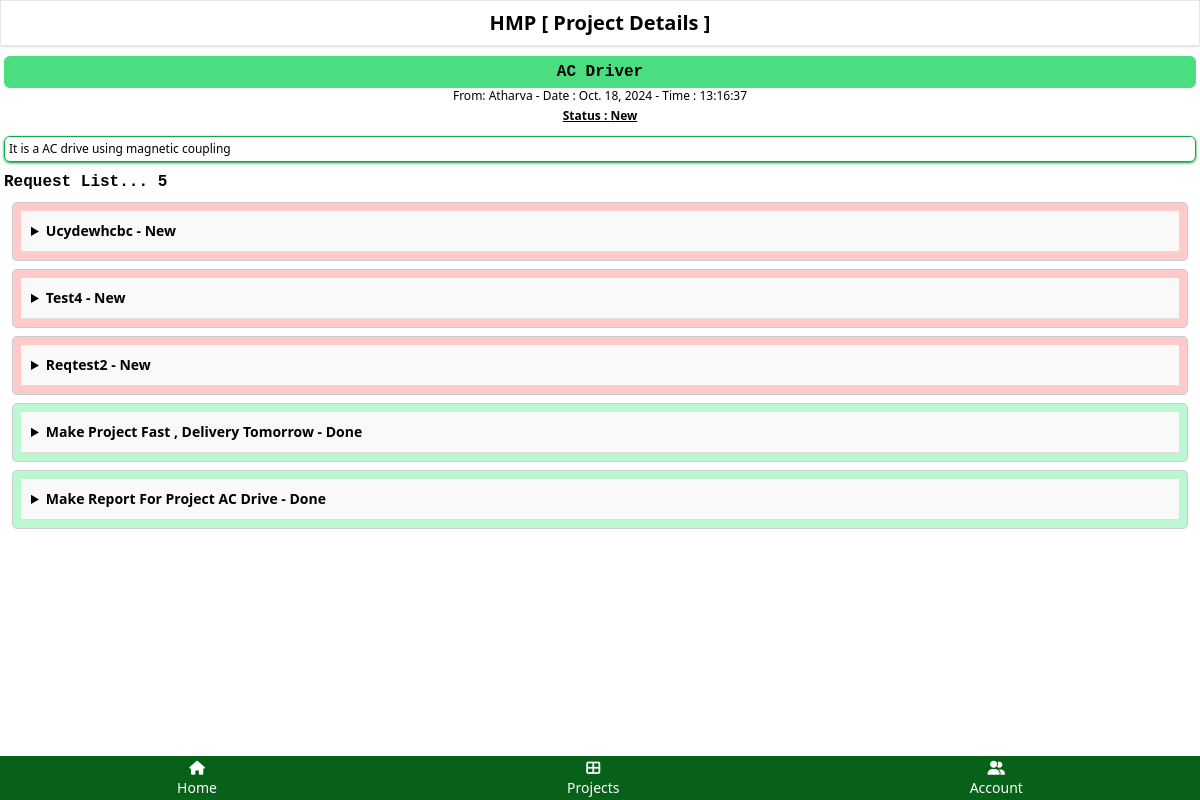
The page /projectdetails/1/ (signed in) on the database its author committed.
### hmpapp/models.py (models this page shows)
class ProjectData(models.Model):
    proj_id = models.AutoField(primary_key=True)
    user_name = models.CharField(max_length=255, default="")
    projtitle = models.CharField(max_length=255, default="")
    proj_details = models.CharField(max_length=10000, default="")
    pub_date = models.DateField()
    pub_time = models.CharField(max_length=20, default="")
    status = models.CharField(max_length=100, default="new")
    proj_req_list = models.CharField(max_length=10000, default="[]")
    def __str__(self):
        return f"{self.proj_id} {self.projtitle} - {self.user_name} - {self.pub_date} - {self.pub_time} - {self.status}"

class RequestData(models.Model):
    req_id = models.AutoField(primary_key=True)
    user_name     = models.CharField(max_length=255, default="")
    reqtitle      = models.CharField(max_length=255, default="")
    req_details   = models.CharField(max_length=5000, default="")
    pub_date      = models.DateField()
    pub_time      = models.CharField(max_length=20, default="")
    status        = models.CharField(max_length=100, default="new")
    proj_id       = models.IntegerField(default=0)
    def __str__(self):
        return f"{self.req_id} {self.reqtitle} - {self.user_name} - {self.pub_date} - {self.pub_time} {self.status}"

### hmpapp/views.py (the view)
# urls.py: path("projectdetails/<int:myid>/", views.projectdetails, name="projectdetails"),
@login_required
def projectdetails(request, myid):
    project = get_object_or_404(ProjectData, proj_id=myid)
    print(f"project: {project}")
    projectRequest = RequestData.objects.filter(proj_id=myid).order_by('-pub_date', '-pub_time')
    print(f"projectRequest: {projectRequest}")
    context = {
        'project': project,
        'projectRequest': projectRequest,
        'LenprojectRequest': len(projectRequest),
    }
    return render(request, 'hmpapp/projectdetail.html', context)

### hmpapp/templates/hmpapp/projectdetail.html (shortened to what this page needs)
{% extends 'hmpapp/base.html' %}
{% block pgtitle %}Project Details{% endblock %}
<div>{% block content %} {% load static %}</div>
<div class="mx-1 pb-10">
    <div class="text-md text-center p-1 rounded-md bg-green-400 font-bold font-mono">{{project.projtitle}}</div>
    <div class="text-xs text-center">From: {{project.user_name|title}} - Date : {{project.pub_date}} - Time : {{project.pub_time}}</div>
    <div class="text-xs p-1 underline text-center font-bold">Status : {{project.status|title}}</div>
    <div class="my-2 text-xs border border-green-600 p-1 rounded-md shadow shadow-green-600">{{project.proj_details}}</div>
    <div class="font-bold font-mono text-md mb-2">Request List... {{LenprojectRequest}}</div>
    {% for request in projectRequest %}
        <details class="dropdown-card p-2 m-2 {% if request.status == 'done' %}bg-green-200{% else %}bg-red-200{% endif %}">
            <summary class="dropdown-summary capitalize text-sm">
                {{request.reqtitle}} - {{request.status}}
            </summary>
        </details>
    {% empty %}
        <p class="text-md font-bold text-red-600 text-center">No project request found.</p>
    {% endfor %}
</div>
{% endblock %}

### hmpapp/templates/hmpapp/base.html (shortened to what this page needs)
<!DOCTYPE html>
<html lang="en">
<head>
    {% load static %}
    <link rel="stylesheet" href="https://cdnjs.cloudflare.com/ajax/libs/font-awesome/6.5.1/css/all.min.css">
    <script src="{% static 'hmpapp\setup\tailwindcss.js' %}"></script>
</head>
<body>
    <section class="fixed top-0 left-0 w-full z-50 border p-2 text-xl text-center font-bold bg-white shadow">
        HMP [ {% block pgtitle %}{% endblock %} ]
    </section>
    <section class="pt-14 ">
        <div>{% block content %}{% endblock %}</div>
    </section>
    <section>
        <nav class="fixed-bottom-nav text-center">
            <a href="/" class="bottom-nav-icon text-sm "><i class="fas fa-home"></i><br>Home</a>
            <a href="/projects/all" class="bottom-nav-icon text-sm "><i class="fas fa-table-cells-large"></i><br>Projects</a>
            <a href="/account/" class="bottom-nav-icon text-sm "><i class="fas fa-user-group"></i><br>Account</a>
        </nav>
    </section>
</body>
</html>

### hmpapp/templates/hmpapp/base.html (style rules this page uses)
.fixed-bottom-nav { position: fixed; bottom: 0; left: 0; width: 100%; background-color: #076119; display: flex; justify-content: space-around; padding: 2px; z-index: 1000; }
.bottom-nav-icon { color: #fff; font-size: 24px; }

### rows shown on the page
ProjectData: projtitle "AC Driver", user_name "Atharva", pub_date "Oct. 18, 2024", pub_time "13:16:37", status "New", proj_details "It is a AC drive using magnetic coupling"
RequestData: reqtitle "Ucydewhcbc", status "New"
RequestData: reqtitle "Test4", status "New"
RequestData: reqtitle "Reqtest2", status "New"
RequestData: reqtitle "Make Project Fast , Delivery Tomorrow", status "Done"
RequestData: reqtitle "Make Report For Project AC Drive", status "Done"

### other values the page prints
{{ LenprojectRequest }} "5"
